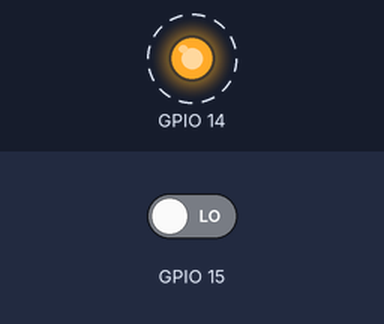
A sketch run on a simulated ESP8266 (NodeMCU). On the bench: output pins drawn as LEDs (lit = HIGH). Dashed ring = blinking. The test bench sets the inputs (shaded band); at power-on: GPIO 15 LOW. What the sketch prints to the serial monitor is not drawn.

Above: at 0.06 s.
Timing chart, 0 to 3.0 s (numbered marks = the images above):
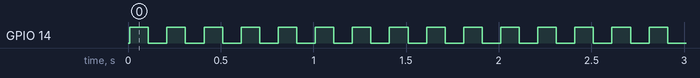

Measured:
- by itself, GPIO 14: alternates HIGH for 0.10 s and LOW for 0.10 s

The sketch:

WifiServ_Part1.ino
```cpp
#include <ESP8266WiFi.h>

void setup() {
  Serial.begin(115200);
  delay(10);

  // GPIO14 as IR transp
  pinMode(14, OUTPUT);
  digitalWrite(14, 0);

  // Connect to WiFi network
  Serial.println();
  Serial.println();
  Serial.print("Start up ");
}

void loop() {
  // put your main code here, to run repeatedly:
  digitalWrite(14, HIGH);   // turn the LED on (HIGH is the voltage level)
  delay(100);              // wait for a second
  digitalWrite(14, LOW);    // turn the LED off by making the voltage LOW
  delay(100);              // wait for a second

  int buttonState = digitalRead(15);
  // print out the state of the button:
  Serial.println(buttonState);

}
```
